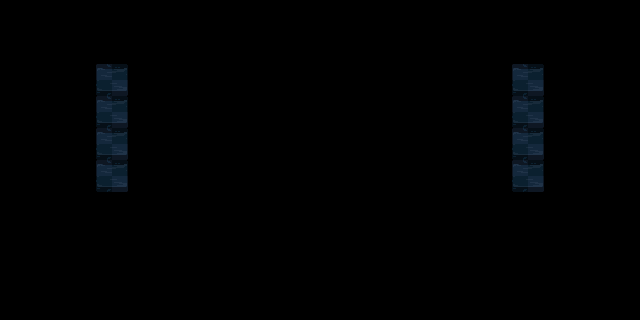

Rendered tile map (Tiled .tmx) drawn with the repository's tilesets; below, a short description and the full map source, tile grids included:
An orthogonal 20x10 tile map with 32x32 px tiles, 2 tile layers (Graphics, Grid), 2 tilesets and 9 objects (9x prop).

<map version="1.0" tiledversion="1.0.3" orientation="orthogonal" renderorder="right-down" width="20" height="10" tilewidth="32" tileheight="32" nextobjectid="22">
 <tileset firstgid="1" source="tiles.tsx" />
 <tileset firstgid="65" source="grid.tsx" />
 <layer name="Graphics" width="20" height="10">
  <data encoding="csv">
0,0,0,0,0,0,0,0,0,0,0,0,0,0,0,0,0,0,0,0,
0,0,0,0,0,0,0,0,0,0,0,0,0,0,0,0,0,0,0,0,
0,0,0,17,0,0,0,0,0,0,0,0,0,0,0,0,17,0,0,0,
0,0,0,17,0,0,0,0,0,0,0,0,0,0,0,0,17,0,0,0,
0,0,0,17,0,0,0,0,0,0,0,0,0,0,0,0,17,0,0,0,
0,0,0,17,0,0,0,0,0,0,0,0,0,0,0,0,17,0,0,0,
0,0,0,0,0,0,0,0,0,0,0,0,0,13,0,0,0,0,0,0,
0,0,0,0,0,0,0,0,0,0,0,0,0,0,0,0,0,0,0,0,
0,0,0,0,0,0,0,0,0,0,0,0,0,0,0,0,0,0,0,0,
0,0,0,0,0,0,0,0,0,0,0,0,0,0,0,0,0,0,0,0
</data>
 </layer>
 <layer name="Grid" width="20" height="10" opacity="0.25">
  <data encoding="csv">
0,0,0,0,0,0,0,0,0,0,0,0,0,0,0,0,0,0,0,0,
0,0,0,0,0,0,0,0,0,0,0,0,0,0,0,0,0,0,0,0,
0,0,0,66,0,0,0,0,0,0,0,0,0,0,0,0,66,0,0,0,
0,0,0,66,0,0,0,0,0,0,0,0,0,0,0,0,66,0,0,0,
0,0,0,66,0,0,0,0,0,0,0,0,0,0,0,0,66,0,0,0,
0,0,0,66,0,0,0,0,0,0,0,0,0,0,0,0,66,0,0,0,
0,0,0,0,0,0,0,0,0,0,0,0,0,0,0,0,0,0,0,0,
0,0,0,0,0,0,0,0,0,0,0,0,0,0,0,0,0,0,0,0,
0,0,0,0,0,0,0,0,0,0,0,0,0,0,0,0,0,0,0,0,
0,0,0,0,0,0,0,0,0,0,0,0,0,0,0,0,0,0,0,0
</data>
 </layer>
 <objectgroup name="Objects">
  <object id="12" name="box" type="prop" x="416" y="128" width="32" height="32">
   <properties>
    <property name="chance" type="float" value="100" />
   </properties>
  </object>
  <object id="14" name="box" type="prop" x="448" y="160" width="32" height="32">
   <properties>
    <property name="chance" type="float" value="100" />
   </properties>
  </object>
  <object id="15" name="box" type="prop" x="448" y="192" width="32" height="32">
   <properties>
    <property name="chance" type="float" value="100" />
   </properties>
  </object>
  <object id="16" name="box" type="prop" x="416" y="160" width="32" height="32">
   <properties>
    <property name="chance" type="float" value="100" />
   </properties>
  </object>
  <object id="17" name="box" type="prop" x="448" y="224" width="32" height="32">
   <properties>
    <property name="chance" type="float" value="100" />
   </properties>
  </object>
  <object id="18" name="box" type="prop" x="480" y="192" width="32" height="32">
   <properties>
    <property name="chance" type="float" value="100" />
   </properties>
  </object>
  <object id="19" name="block1" type="prop" x="192" y="96" width="64" height="32">
   <properties>
    <property name="chance" type="float" value="100" />
   </properties>
  </object>
  <object id="20" name="block1" type="prop" x="160" y="160" width="64" height="32">
   <properties>
    <property name="chance" type="float" value="100" />
   </properties>
  </object>
  <object id="21" name="block1" type="prop" x="192" y="96" width="64" height="32">
   <properties>
    <property name="chance" type="float" value="100" />
   </properties>
  </object>
 </objectgroup>
</map>
